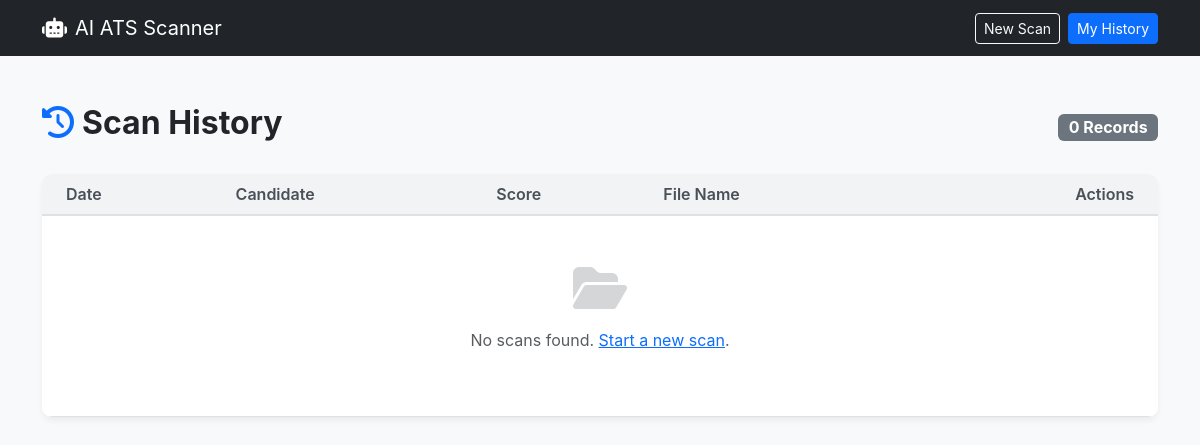
The page /history/ (signed in) on the database as committed earlier.
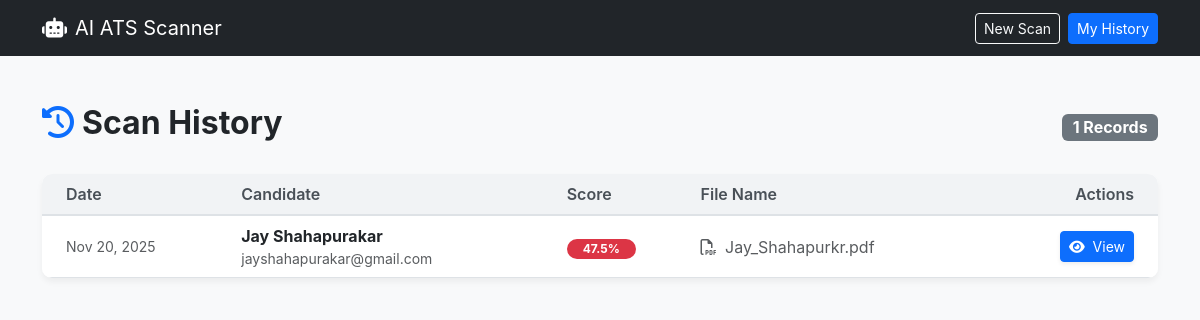
The same page on the database as committed later.
### scanner/models.py (models this page shows, shortened)
class ScanHistory(models.Model):
    user = models.ForeignKey(User, on_delete=models.CASCADE, null=True, blank=True)
    candidate_name = models.CharField(max_length=200, blank=True, null=True)
    email = models.CharField(max_length=200, blank=True, null=True)
    resume_filename = models.CharField(max_length=200)
    ats_score = models.FloatField()
    matched_skills = models.JSONField(default=list)
    missing_skills = models.JSONField(default=list)
    scan_date = models.DateTimeField(auto_now_add=True)

### scanner/views.py (the view)
# urls.py: path('history/', views.history, name='history'),
@login_required(login_url='/login/')
def history(request):
    scans = ScanHistory.objects.filter(user=request.user).order_by('-scan_date')
    return render(request, 'scanner/history.html', {'scans': scans})

### scanner/templates/scanner/history.html (shortened to what this page needs)
<!DOCTYPE html>
<html lang="en">
<head>
    <link href="https://cdn.jsdelivr.net/npm/bootstrap@5.3.0/dist/css/bootstrap.min.css" rel="stylesheet">
    <link rel="stylesheet" href="https://cdnjs.cloudflare.com/ajax/libs/font-awesome/6.4.0/css/all.min.css">
</head>
<body>
<nav class="navbar navbar-expand-lg navbar-dark bg-dark mb-5">
    <div class="container">
        <a class="navbar-brand" href="/"><i class="fas fa-robot me-2"></i>AI ATS Scanner</a>
        <div class="d-flex">
            <a href="/" class="btn btn-outline-light btn-sm me-2">New Scan</a>
            <a href="/history" class="btn btn-primary btn-sm">My History</a>
        </div>
    </div>
</nav>
<div class="container">
    <div class="d-flex justify-content-between align-items-center mb-4">
        <h2 class="fw-bold text-dark"><i class="fas fa-history me-2 text-primary"></i>Scan History</h2>
        <span class="badge bg-secondary fs-6">{{ scans.count }} Records</span>
    </div>
    <div class="card table-card">
        <div class="table-responsive">
            <table class="table table-hover align-middle mb-0">
                <thead>
                    <tr>
                        <th class="ps-4">Date</th>
                        <th>Candidate</th>
                        <th>Score</th>
                        <th>File Name</th>
                        <th class="text-end pe-4">Actions</th>
                    </tr>
                </thead>
                <tbody>
                    {% for scan in scans %}
                    <tr>
                        <td class="ps-4 text-muted small">{{ scan.scan_date|date:"M d, Y" }}</td>
                        <td>
                            <div class="fw-bold text-dark">{{ scan.candidate_name }}</div>
                            <div class="small text-muted">{{ scan.email }}</div>
                        </td>
                        <td>
                            {% if scan.ats_score >= 80 %}
                                <span class="badge bg-success rounded-pill px-3">{{ scan.ats_score }}%</span>
                            {% elif scan.ats_score >= 50 %}
                                <span class="badge bg-warning text-dark rounded-pill px-3">{{ scan.ats_score }}%</span>
                            {% else %}
                                <span class="badge bg-danger rounded-pill px-3">{{ scan.ats_score }}%</span>
                            {% endif %}
                        </td>
                        <td class="text-muted"><i class="far fa-file-pdf me-1"></i> {{ scan.resume_filename }}</td>
                        <td class="text-end pe-4">
                            <a href="{% url 'view_scan' scan.id %}" class="btn btn-primary btn-sm btn-action shadow-sm">
                                <i class="fas fa-eye me-1"></i> View
                            </a>
                        </td>
                    </tr>
                    {% empty %}
                    <tr>
                        <td colspan="5" class="text-center py-5 text-muted">
                            <i class="fas fa-folder-open fa-3x mb-3 opacity-25"></i>
                            <p>No scans found. <a href="/">Start a new scan</a>.</p>
                        </td>
                    </tr>
                    {% endfor %}
                </tbody>
            </table>
        </div>
    </div>
</div>
</body>
</html>

Rows that differ between the two databases and show on the page:
added ScanHistory: scan_date "Nov 20, 2025", candidate_name "Jay Shahapurakar", email "jayshahapurakar@gmail.com", ats_score "47.5", resume_filename "Jay_Shahapurkr.pdf"
Other text that changed with them:
{{ scans.count }}: "0" → "1"
text no longer shown: "No scans found. Start a new scan ."
